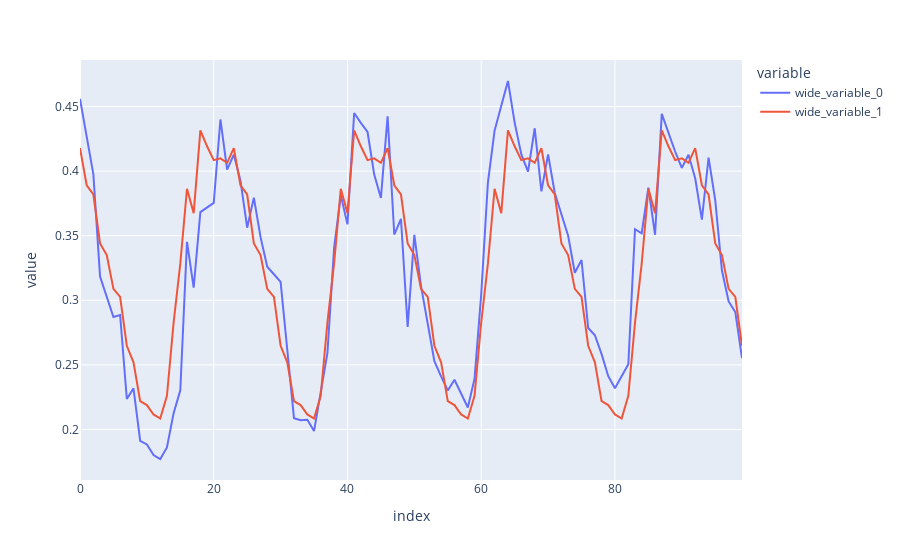

Notebook code for this chart:
### Code cell
import plotly.express as px


fig = px.line(y=[trainData, reco])
fig.show()
fig = px.line(y=testSeries)


# fig = px.line(y=reco)

# fig = px.line(y=testSeries)
